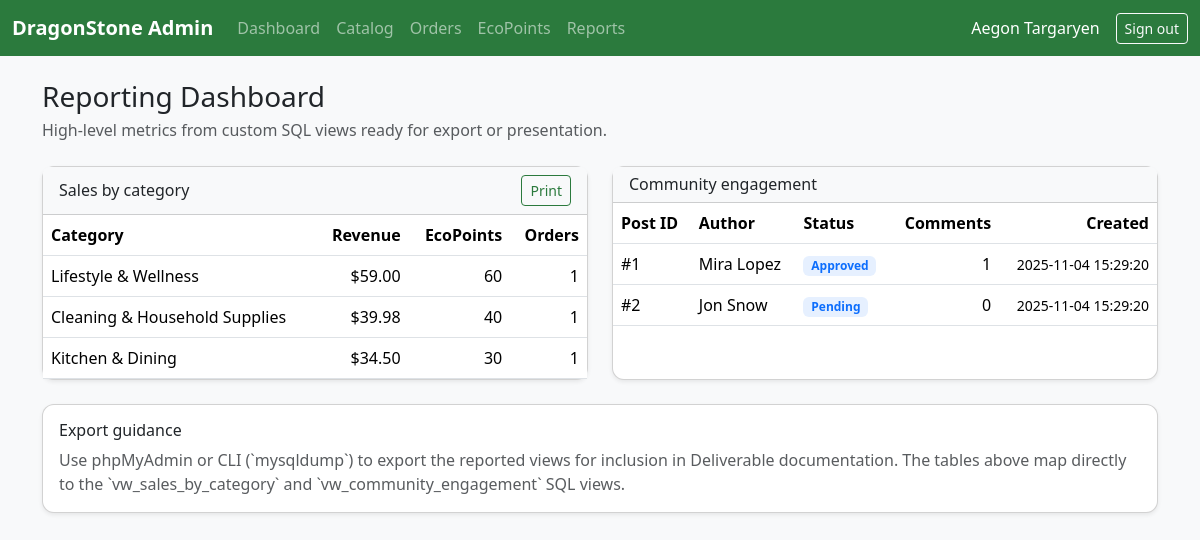
The page /admin/reports.php (signed in) on the database its author committed.
### tables this page shows
CREATE TABLE community_posts (
    id INT UNSIGNED AUTO_INCREMENT PRIMARY KEY,
    customer_id INT UNSIGNED NOT NULL,
    challenge_id INT UNSIGNED NULL,
    title VARCHAR(160) NOT NULL,
    body TEXT NOT NULL,
    created_at TIMESTAMP DEFAULT CURRENT_TIMESTAMP,
    status ENUM('pending','approved','flagged') DEFAULT 'pending',
    FOREIGN KEY (customer_id) REFERENCES customers(id)
        ON DELETE CASCADE ON UPDATE CASCADE,
    FOREIGN KEY (challenge_id) REFERENCES challenges(id)
        ON DELETE SET NULL ON UPDATE CASCADE
);

### src/helpers.php (called while the page is built, shortened)
<?php
function renderAdmin(string $view, array $data = []): void
{
    $baseViewPath = __DIR__ . '/views/';
    $viewPath = $baseViewPath . $view . '.php';
    $defaultData = [
        'appName' => $_ENV['APP_NAME'] ?? 'DragonStone Admin',
        'baseUrl' => $_ENV['APP_URL'] ?? '/',
        'flash' => pull_flash(),
        'adminName' => $_SESSION['admin_name'] ?? 'Team Member',
        'permissions' => $data['permissions'] ?? [],
        'activeCurrency' => CurrencyService::getActiveCurrency(),
    ];
    extract(array_merge($defaultData, $data));
    require $baseViewPath . 'layout/admin-header.php';
    require $viewPath;
    require $baseViewPath . 'layout/admin-footer.php';
}
function format_currency(float $amount, string $currency = 'USD'): string
{
    return CurrencyService::format($amount, $currency);
}
function pull_flash(): ?array
{
    return null;
}

### admin/reports.php (called while the page is built, shortened)
<?php
$basePath = realpath(__DIR__ . '/..');
require_once $basePath . '/src/helpers.php';
$pdo = databaseConnection();
$adminId = AdminAuth::id();
$permissions = AdminRepository::permissions($pdo, $adminId ?? 0);
$salesByCategory = $pdo->query('SELECT * FROM vw_sales_by_category ORDER BY revenue DESC')->fetchAll() ?: [];
$communityEngagement = $pdo->query('SELECT * FROM vw_community_engagement ORDER BY created_at DESC LIMIT 20')->fetchAll() ?: [];
renderAdmin('admin/reports', [
    'title' => 'Reporting Dashboard',
    'salesByCategory' => $salesByCategory,
    'communityEngagement' => $communityEngagement,
    'permissions' => $permissions,
]);

### src/Services/CurrencyService.php (called while the page is built, shortened)
<?php
final class CurrencyService
{
    public static function getActiveCurrency(): string
    {
        $code = $_SESSION[self::SESSION_KEY] ?? self::BASE_CURRENCY;
        return $code;
    }
    public static function format(float $amount, ?string $currency = null): string
    {
        $currency = $currency ? strtoupper($currency) : self::getActiveCurrency();
        $formatter = numfmt_create('en_US', \NumberFormatter::CURRENCY);
        $formatted = numfmt_format_currency($formatter, $amount, $currency);
        return $formatted !== false ? $formatted : sprintf('%s %.2f', $currency, $amount);
    }
}

### src/views/admin/reports.php (the view, shortened to what this page needs)
<div class="mb-4">
    <h2 class="h3 mb-1">Reporting Dashboard</h2>
    <p class="text-muted">High-level metrics from custom SQL views ready for export or presentation.</p>
</div>
<div class="row g-4">
    <div class="col-xl-6">
        <div class="card shadow-sm h-100">
            <div class="card-header bg-light d-flex justify-content-between align-items-center">
                <h3 class="h6 mb-0">Sales by category</h3>
                <button class="btn btn-sm btn-outline-success" onclick="window.print()">Print</button>
            </div>
            <div class="card-body p-0">
                <div class="table-responsive">
                    <table class="table align-middle mb-0">
                        <thead>
                        <tr>
                            <th>Category</th>
                            <th class="text-end">Revenue</th>
                            <th class="text-end">EcoPoints</th>
                            <th class="text-end">Orders</th>
                        </tr>
                        </thead>
                        <tbody>
                        <?php if (empty($salesByCategory)): ?>
                            <tr><td colspan="4" class="text-center text-muted py-4">No sales data yet.</td></tr>
                        <?php else: ?>
                            <?php foreach ($salesByCategory as $row): ?>
                                <tr>
                                    <td><?= htmlspecialchars($row['category_name']) ?></td>
                                    <td class="text-end"><?= htmlspecialchars(format_currency((float)$row['revenue'])) ?></td>
                                    <td class="text-end"><?= (int)$row['eco_points_awarded'] ?></td>
                                    <td class="text-end"><?= (int)$row['order_count'] ?></td>
                                </tr>
                            <?php endforeach; ?>
                        <?php endif; ?>
                        </tbody>
                    </table>
                </div>
            </div>
        </div>
    </div>
    <div class="col-xl-6">
        <div class="card shadow-sm h-100">
            <div class="card-header bg-light">
                <h3 class="h6 mb-0">Community engagement</h3>
            </div>
            <div class="card-body p-0">
                <div class="table-responsive">
                    <table class="table align-middle mb-0">
                        <thead>
                        <tr>
                            <th>Post ID</th>
                            <th>Author</th>
                            <th>Status</th>
                            <th class="text-end">Comments</th>
                            <th class="text-end">Created</th>
                        </tr>
                        </thead>
                        <tbody>
                        <?php if (empty($communityEngagement)): ?>
                            <tr><td colspan="5" class="text-center text-muted py-4">No community posts yet.</td></tr>
                        <?php else: ?>
                            <?php foreach ($communityEngagement as $row): ?>
                                <tr>
                                    <td>#<?= (int)$row['post_id'] ?></td>
                                    <td><?= htmlspecialchars($row['author'] ?? 'Unknown') ?></td>
                                    <td class="text-capitalize">
                                        <span class="badge bg-primary bg-opacity-10 text-primary"><?= htmlspecialchars($row['status']) ?></span>
                                    </td>
                                    <td class="text-end"><?= (int)$row['comment_count'] ?></td>
                                    <td class="text-end"><small><?= htmlspecialchars($row['created_at']) ?></small></td>
                                </tr>
                            <?php endforeach; ?>
                        <?php endif; ?>
                        </tbody>
                    </table>
                </div>
            </div>
        </div>
    </div>
</div>
<div class="card shadow-sm mt-4">
    <div class="card-body">
        <h3 class="h6">Export guidance</h3>
        <p class="text-muted mb-0">Use phpMyAdmin or CLI (`mysqldump`) to export the reported views for inclusion in Deliverable documentation. The tables above map directly to the `vw_sales_by_category` and `vw_community_engagement` SQL views.</p>
    </div>
</div>

### admin/assets/admin.css (style rules this page uses)
html, body { height: 100%; }
body { background-color: #f4f7f2; display: flex; flex-direction: column; }
.card { border-radius: 0.75rem; }
.btn-outline-success { color: #2b7a3d; border-color: #2b7a3d; }

### rows shown on the page
community_posts: post_id "1", author "Mira Lopez", status "Approved", comment_count "1", created_at "2025-11-04 15:29:20"
community_posts: post_id "2", author "Jon Snow", status "Pending", comment_count "0", created_at "2025-11-04 15:29:20"

### other values the page prints
$adminName "Aegon Targaryen"
$row['category_name'] "Lifestyle & Wellness"
format_currency((float)$row['revenue']) "$59.00"
$row['eco_points_awarded'] "60"
$row['order_count'] "1"
$row['category_name'] "Cleaning & Household Supplies"
format_currency((float)$row['revenue']) "$39.98"
$row['eco_points_awarded'] "40"
$row['category_name'] "Kitchen & Dining"
format_currency((float)$row['revenue']) "$34.50"
$row['eco_points_awarded'] "30"
